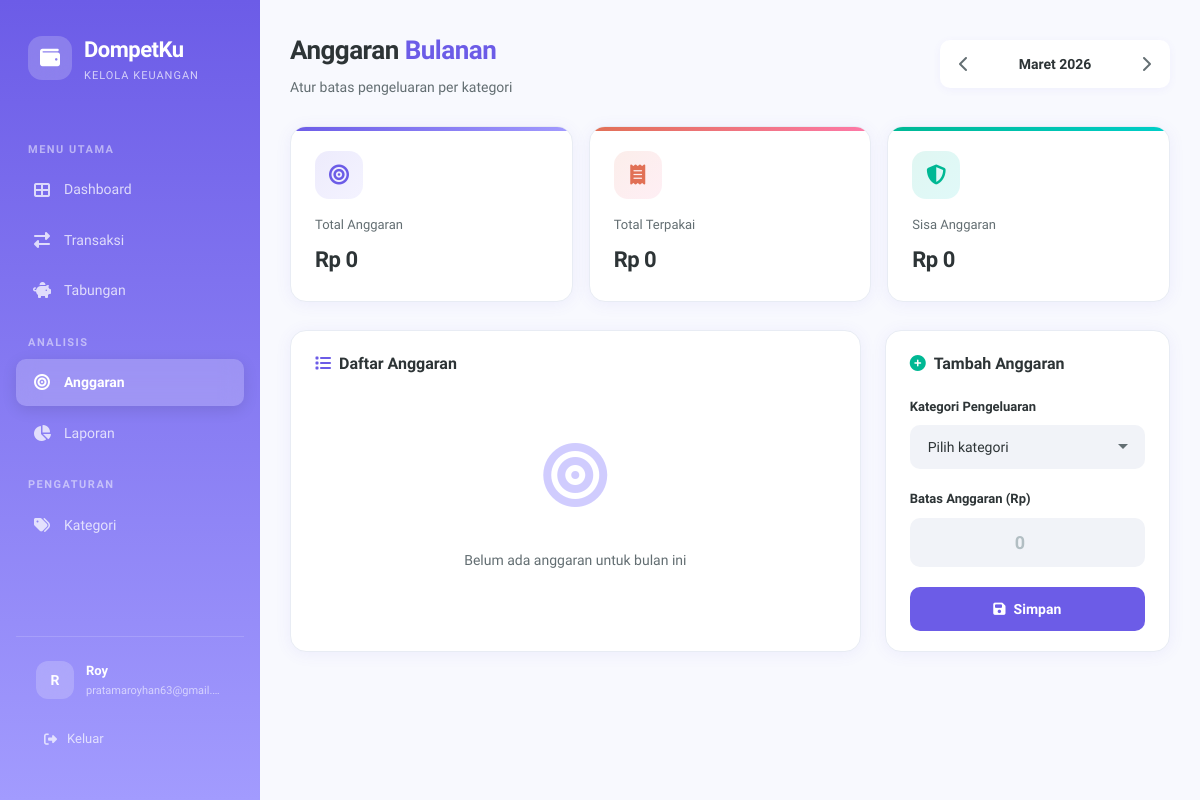
The page /budgets (signed in) on the database its author committed.
### app.py (models this page shows, shortened)
class User(UserMixin, db.Model):
    id = db.Column(db.Integer, primary_key=True)
    username = db.Column(db.String(80), unique=True, nullable=False)
    email = db.Column(db.String(120), unique=True, nullable=False)
    password_hash = db.Column(db.String(256), nullable=False)
    created_at = db.Column(db.DateTime, default=datetime.utcnow)
    transactions = db.relationship('Transaction', backref='user', lazy=True, cascade='all, delete-orphan')
    savings_goals = db.relationship('SavingsGoal', backref='user', lazy=True, cascade='all, delete-orphan')
    categories = db.relationship('Category', backref='user', lazy=True, cascade='all, delete-orphan')
    budgets = db.relationship('Budget', backref='user', lazy=True, cascade='all, delete-orphan')

### app.py (the view, shortened to what this page needs)
@app.route('/budgets')
@login_required
def budgets():
    today = date.today()
    month = request.args.get('month', today.month, type=int)
    year = request.args.get('year', today.year, type=int)
    budget_list = Budget.query.filter_by(
        user_id=current_user.id, month=month, year=year
    ).all()
    last_day = calendar.monthrange(year, month)[1]
    budget_data = []
    total_budget = 0
    total_spent = 0
    expense_categories = Category.query.filter_by(
        user_id=current_user.id, type='expense'
    ).order_by(Category.name).all()
    months_id = {
        1: 'Januari', 2: 'Februari', 3: 'Maret', 4: 'April',
        5: 'Mei', 6: 'Juni', 7: 'Juli', 8: 'Agustus',
        9: 'September', 10: 'Oktober', 11: 'November', 12: 'Desember'
    }
    return render_template('budgets.html',
                           budget_data=budget_data,
                           expense_categories=expense_categories,
                           total_budget=total_budget,
                           total_spent=total_spent,
                           month=month,
                           year=year,
                           months_id=months_id)

### app.py (called while the page is built)
@login_manager.user_loader
def load_user(user_id):
    return db.session.get(User, int(user_id))

### templates/budgets.html (shortened to what this page needs)
{% extends "base.html" %}
{% block content %}
<div class="page-header">
    <div>
        <h1>Anggaran <span>Bulanan</span></h1>
        <p class="page-subtitle">Atur batas pengeluaran per kategori</p>
    </div>
    <div class="month-selector">
        {% set prev_month = month - 1 if month > 1 else 12 %}
        {% set prev_year = year if month > 1 else year - 1 %}
        {% set next_month = month + 1 if month < 12 else 1 %}
        {% set next_year = year if month < 12 else year + 1 %}
        <a href="{{ url_for('budgets', month=prev_month, year=prev_year) }}" class="month-btn">
            <i class="fas fa-chevron-left"></i>
        </a>
        <span class="month-label">{{ months_id[month] }} {{ year }}</span>
        <a href="{{ url_for('budgets', month=next_month, year=next_year) }}" class="month-btn">
            <i class="fas fa-chevron-right"></i>
        </a>
    </div>
</div>
<div class="stats-grid" style="grid-template-columns: repeat(auto-fit, minmax(200px, 1fr)); margin-bottom: 28px;">
    <div class="stat-card balance slide-up">
        <div class="stat-icon"><i class="fas fa-bullseye"></i></div>
        <div class="stat-label">Total Anggaran</div>
        <div class="stat-value count-up" data-value="{{ total_budget }}">Rp 0</div>
    </div>
    <div class="stat-card expense slide-up">
        <div class="stat-icon"><i class="fas fa-receipt"></i></div>
        <div class="stat-label">Total Terpakai</div>
        <div class="stat-value count-up" data-value="{{ total_spent }}">Rp 0</div>
    </div>
    <div class="stat-card income slide-up">
        <div class="stat-icon"><i class="fas fa-shield-alt"></i></div>
        <div class="stat-label">Sisa Anggaran</div>
        <div class="stat-value count-up" data-value="{{ total_budget - total_spent }}">Rp 0</div>
    </div>
</div>
<div class="grid-2-1">
    <div class="card slide-up">
        <div class="card-header">
            <h3><i class="fas fa-list" style="color: var(--primary); margin-right: 8px;"></i>Daftar Anggaran</h3>
        </div>
        <div class="card-body">
            {% if budget_data %}
            {% for b in budget_data %}
            <div class="budget-item">
                <div class="budget-header">
                    <div class="budget-category">
                        <div class="budget-cat-icon" style="background: {{ b.color }};">
                            <i class="{{ b.icon }}"></i>
                        </div>
                        {{ b.category }}
                    </div>
                    <div style="display: flex; align-items: center; gap: 12px;">
                        <div class="budget-amounts">
                            <div class="budget-spent" style="color: {% if b.percent > 90 %}var(--accent-red){% elif b.percent > 70 %}var(--accent-yellow){% else %}var(--accent-green){% endif %};">
                                {{ b.spent|currency }}
                            </div>
                            <div class="budget-limit">dari {{ b.budget|currency }}</div>
                        </div>
                        <form method="POST" action="{{ url_for('delete_budget', id=b.id) }}" style="display: inline;"
                              onsubmit="return confirm('Hapus anggaran ini?');">
                            <button type="submit" class="btn btn-ghost btn-sm" style="color: var(--text-muted);">
                                <i class="fas fa-times"></i>
                            </button>
                        </form>
                    </div>
                </div>
                <div class="budget-progress">
                    <div class="budget-fill" style="width: {{ b.percent }}%; background: {% if b.percent > 90 %}var(--accent-red){% elif b.percent > 70 %}var(--accent-yellow){% else %}{{ b.color }}{% endif %};"></div>
                </div>
                <div class="budget-status">
                    <span>{{ "%.0f"|format(b.percent) }}% terpakai</span>
                    <span>Sisa {{ b.remaining|currency }}</span>
                </div>
            </div>
            {% endfor %}
            {% else %}
            <div class="empty-state" style="padding: 30px 10px;">
                <div class="empty-icon"><i class="fas fa-bullseye"></i></div>
                <p>Belum ada anggaran untuk bulan ini</p>
            </div>
            {% endif %}
        </div>
    </div>
    <div class="card slide-up">
        <div class="card-header">
            <h3><i class="fas fa-plus-circle" style="color: var(--accent-green); margin-right: 8px;"></i>Tambah Anggaran</h3>
        </div>
        <div class="card-body">
            <form method="POST" action="{{ url_for('add_budget') }}">
                <div class="form-group">
                    <label class="form-label" for="category_id">Kategori Pengeluaran</label>
                    <select class="form-control" id="category_id" name="category_id" required>
                        <option value="">Pilih kategori</option>
                    </select>
                </div>
                <div class="form-group">
                    <label class="form-label" for="budget_amount">Batas Anggaran (Rp)</label>
                    <input type="number" class="form-control" id="budget_amount" name="amount"
                           placeholder="0" required min="1000" step="1000"
                           style="font-size: 18px; font-weight: 700; text-align: center; padding: 12px;">
                </div>
                <button type="submit" class="btn btn-primary btn-block">
                    <i class="fas fa-save"></i> Simpan
                </button>
            </form>
        </div>
    </div>
</div>
{% endblock %}

### templates/base.html (shortened to what this page needs)
<!DOCTYPE html>
<html lang="id">
<head>
    <link rel="stylesheet" href="https://cdnjs.cloudflare.com/ajax/libs/font-awesome/6.5.1/css/all.min.css">
    <link rel="stylesheet" href="{{ url_for('static', filename='css/style.css') }}">
</head>
<body>
    {% if current_user.is_authenticated %}
    <div class="app-layout">
        <aside class="sidebar" id="sidebar">
            <div class="sidebar-brand">
                <div class="brand-icon">
                    <i class="fas fa-wallet"></i>
                </div>
                <div>
                    <div class="brand-text">DompetKu</div>
                    <div class="brand-sub">Kelola Keuangan</div>
                </div>
            </div>
            <nav class="sidebar-nav">
                <div class="nav-section-title">Menu Utama</div>
                <div class="nav-item">
                    <a href="{{ url_for('dashboard') }}" class="nav-link {% if request.endpoint == 'dashboard' %}active{% endif %}">
                        <i class="fas fa-th-large"></i>
                        <span>Dashboard</span>
                    </a>
                </div>
                <div class="nav-item">
                    <a href="{{ url_for('transactions') }}" class="nav-link {% if request.endpoint in ['transactions', 'add_transaction', 'edit_transaction'] %}active{% endif %}">
                        <i class="fas fa-exchange-alt"></i>
                        <span>Transaksi</span>
                    </a>
                </div>
                <div class="nav-item">
                    <a href="{{ url_for('savings') }}" class="nav-link {% if request.endpoint in ['savings', 'add_savings_goal', 'savings_detail'] %}active{% endif %}">
                        <i class="fas fa-piggy-bank"></i>
                        <span>Tabungan</span>
                    </a>
                </div>
                <div class="nav-section-title">Analisis</div>
                <div class="nav-item">
                    <a href="{{ url_for('budgets') }}" class="nav-link {% if request.endpoint == 'budgets' %}active{% endif %}">
                        <i class="fas fa-bullseye"></i>
                        <span>Anggaran</span>
                    </a>
                </div>
                <div class="nav-item">
                    <a href="{{ url_for('reports') }}" class="nav-link {% if request.endpoint == 'reports' %}active{% endif %}">
                        <i class="fas fa-chart-pie"></i>
                        <span>Laporan</span>
                    </a>
                </div>
                <div class="nav-section-title">Pengaturan</div>
                <div class="nav-item">
                    <a href="{{ url_for('categories') }}" class="nav-link {% if request.endpoint == 'categories' %}active{% endif %}">
                        <i class="fas fa-tags"></i>
                        <span>Kategori</span>
                    </a>
                </div>
            </nav>
            <div class="sidebar-footer">
                <div class="sidebar-user">
                    <div class="user-avatar">{{ current_user.username[0]|upper }}</div>
                    <div class="user-info">
                        <div class="user-name">{{ current_user.username }}</div>
                        <div class="user-email">{{ current_user.email }}</div>
                    </div>
                </div>
                <a href="{{ url_for('logout') }}" class="logout-btn">
                    <i class="fas fa-sign-out-alt"></i>
                    <span>Keluar</span>
                </a>
            </div>
        </aside>
        <main class="main-content">
            {% block content %}{% endblock %}
        </main>
    </div>
    {% else %}
        {% block auth_content %}{% endblock %}
    {% endif %}
</body>
</html>

### rows shown on the page
User: username "R", username "Roy", email "pratamaroyhan63@gmail.…"

### other values the page prints
{{ months_id[month] }} "Maret"
{{ year }} "2026"
